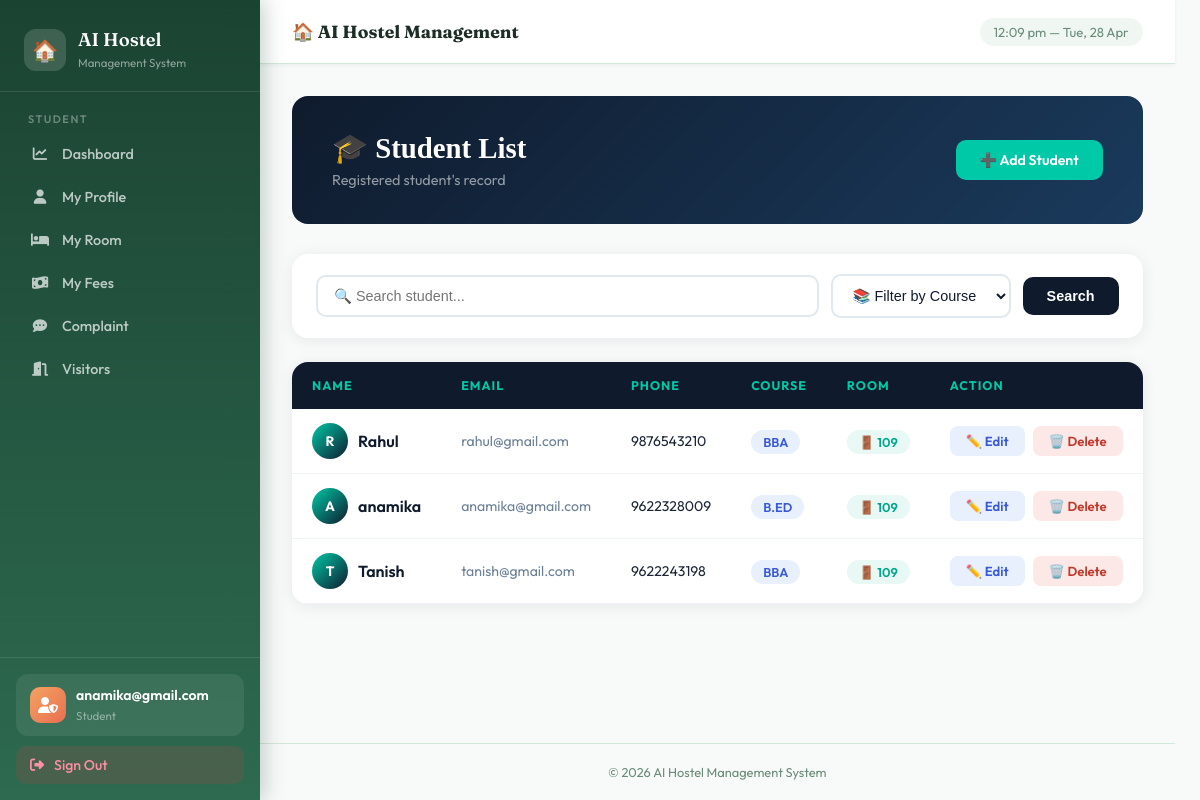
Page /student/ (signed in) on the committed database.
### hostel_app/models.py (models this page shows, shortened)
class Student(models.Model):
    user = models.OneToOneField(User, on_delete=models.CASCADE, null=True, blank=True)
    name = models.CharField(max_length=100)
    email = models.EmailField(unique=True)
    phone = models.CharField(max_length=15)
    course = models.CharField(max_length=100)
    room_number = models.IntegerField(null=True, blank=True)

### hostel_app/views.py (the view)
# urls.py: path('student/', views.student_list, name='student_list'),
@login_required(login_url='login')
def student_list(request):
    query = request.GET.get('q')
    course = request.GET.get('course')
    students = Student.objects.all()
    if query:
        students = students.filter(name__icontains=query)
    if course:
        students = students.filter(course__icontains=course)
    return render(request, 'hostel_app/student_list.html', {'students': students})

### hostel_app/templates/hostel_app/student_list.html (shortened to what this page needs)
{% extends 'hostel_app/base.html' %}
{% block content %}
<div style="
    background: linear-gradient(135deg, #0f1b2d 0%, #1a3a5c 100%);
    border-radius: 16px;
    padding: 35px 40px;
    margin-bottom: 30px;
    display:flex;
    align-items:center;
    justify-content:space-between;
">
    <div>
        <h2 style="font-family:'Playfair Display',serif; color:white; font-size:1.8rem; margin-bottom:6px;">🎓 Student List</h2>
        <p style="color:rgba(255,255,255,0.55); font-size:0.9rem;">Registered student's record</p>
    </div>
    <a href="/add-student/" style="
        padding:11px 24px;
        background:#00c9a7;
        color:white;
        text-decoration:none;
        border-radius:10px;
        font-size:0.88rem;
        font-weight:600;
    ">➕ Add Student</a>
</div>
<form method="GET">
<div style="
    background:white;
    border-radius:16px;
    padding:20px 24px;
    box-shadow:0 2px 16px rgba(15,27,45,0.08);
    margin-bottom:24px;
    display:flex;
    gap:12px;
    flex-wrap:wrap;
    align-items:center;
">
    <input type="text" name="q" placeholder="🔍 Search student..."
        style="
            flex:1; min-width:180px;
            padding:11px 16px;
            border:2px solid #e0e8f0;
            border-radius:10px;
            font-size:0.9rem;
            font-family:'DM Sans',sans-serif;
            color:#0f1b2d;
            outline:none;
        ">
    <select name="course" style="
        padding:11px 16px;
        border:2px solid #e0e8f0;
        border-radius:10px;
        font-size:0.9rem;
        font-family:'DM Sans',sans-serif;
        color:#0f1b2d;
        outline:none;
        background:white;
    ">
        <option value="">📚 Filter by Course</option>
    </select>
    <button type="submit" style="
        padding:11px 24px;
        background:#0f1b2d;
        color:white;
        border:none;
        border-radius:10px;
        font-size:0.9rem;
        font-weight:600;
        cursor:pointer;
        font-family:'DM Sans',sans-serif;
    ">Search</button>
</div>
</form>
<div style="
    background:white;
    border-radius:16px;
    overflow:hidden;
    box-shadow:0 2px 16px rgba(15,27,45,0.08);
">
    <table style="width:100%; border-collapse:collapse;">
        <thead>
            <tr style="background:#0f1b2d;">
                <th style="padding:16px 20px; text-align:left; color:#00c9a7; font-size:0.78rem; text-transform:uppercase; letter-spacing:1px;">Name</th>
                <th style="padding:16px 20px; text-align:left; color:#00c9a7; font-size:0.78rem; text-transform:uppercase; letter-spacing:1px;">Email</th>
                <th style="padding:16px 20px; text-align:left; color:#00c9a7; font-size:0.78rem; text-transform:uppercase; letter-spacing:1px;">Phone</th>
                <th style="padding:16px 20px; text-align:left; color:#00c9a7; font-size:0.78rem; text-transform:uppercase; letter-spacing:1px;">Course</th>
                <th style="padding:16px 20px; text-align:left; color:#00c9a7; font-size:0.78rem; text-transform:uppercase; letter-spacing:1px;">Room</th>
                <th style="padding:16px 20px; text-align:left; color:#00c9a7; font-size:0.78rem; text-transform:uppercase; letter-spacing:1px;">Action</th>
            </tr>
        </thead>
        <tbody>
            {% for student in students %}
            <tr style="border-bottom:1px solid #f0f4f8;"
                onmouseover="this.style.background='#f8fbff'"
                onmouseout="this.style.background='white'">
                <td style="padding:14px 20px;">
                    <div style="display:flex; align-items:center; gap:10px;">
                        <div style="
                            width:36px; height:36px;
                            background:linear-gradient(135deg,#00c9a7,#0f1b2d);
                            border-radius:50%;
                            display:flex; align-items:center; justify-content:center;
                            color:white; font-weight:700; font-size:0.85rem;
                            flex-shrink:0;
                        ">
                            {{ student.name|slice:":1"|upper }}
                        </div>
                        <span style="font-weight:600; color:#0f1b2d;">{{ student.name }}</span>
                    </div>
                </td>
                <td style="padding:14px 20px; color:#6b7f96; font-size:0.88rem;">{{ student.email }}</td>
                <td style="padding:14px 20px; color:#1a2636; font-size:0.88rem;">{{ student.phone }}</td>
                <td style="padding:14px 20px;">
                    <span style="background:#e8f0fe; color:#3a5bd9; padding:4px 12px; border-radius:20px; font-size:0.8rem; font-weight:600;">
                        {{ student.course }}
                    </span>
                </td>
                <td style="padding:14px 20px;">
                    <span style="background:#e8f8f5; color:#00a68a; padding:4px 12px; border-radius:20px; font-size:0.8rem; font-weight:600;">
                        🚪 {{ student.room_number }}
                    </span>
                </td>
                <td style="padding:14px 20px;">
                    <div style="display:flex; gap:8px;">
                        <a href="/edit_student/{{ student.id }}/" style="
                            padding:7px 16px;
                            background:#e8f0fe;
                            color:#3a5bd9;
                            text-decoration:none;
                            border-radius:8px;
                            font-size:0.82rem;
                            font-weight:600;
                        ">✏️ Edit</a>
                        <a href="/delete_student/{{ student.id }}/" style="
                            padding:7px 16px;
                            background:#fde8e8;
                            color:#c0392b;
                            text-decoration:none;
                            border-radius:8px;
                            font-size:0.82rem;
                            font-weight:600;
                        ">🗑️ Delete</a>
                    </div>
                </td>
            </tr>
            {% endfor %}
        </tbody>
    </table>
</div>
{% endblock %}

### hostel_app/templates/hostel_app/base.html (shortened to what this page needs)
<!DOCTYPE html>
<html lang="en">
<head>
<link href="https://cdnjs.cloudflare.com/ajax/libs/font-awesome/6.5.0/css/all.min.css" rel="stylesheet">
</head>
<body>
<div style="display:flex;">
<aside class="sidebar">
<div class="sidebar-brand">
<div class="logo">
<div class="logo-icon">🏠</div>
<div>
<h2>AI Hostel</h2>
<span>Management System</span>
</div>
</div>
</div>
<nav class="sidebar-nav">
{% if request.user.is_staff %}
<div class="nav-section">
<div class="nav-section-title">Main</div>
<a href="/"><i class="fas fa-house"></i> Home</a>
<a href="/dashboard/"><i class="fas fa-chart-line"></i> Dashboard</a>
</div>
<div class="nav-section">
<div class="nav-section-title">Management</div>
<a href="/add-student/"><i class="fas fa-user-plus"></i> Add Student</a>
<a href="/students/"><i class="fas fa-users"></i> Students</a>
<a href="/rooms/"><i class="fas fa-bed"></i> Rooms</a>
<a href="/fees/"><i class="fas fa-money-bill-wave"></i> Fees</a>
</div>
<div class="nav-section">
<div class="nav-section-title">Support</div>
<a href="/complaint/"><i class="fas fa-comment-dots"></i> Complaints</a>
<a href="/visitor/"><i class="fas fa-door-open"></i> Visitors</a>
</div>
{% else %}
<div class="nav-section">
<div class="nav-section-title">Student</div>
<a href="{% url 'student_dashboard' %}">
<i class="fas fa-chart-line"></i> Dashboard
</a>
<a href="{% url 'student_profile' %}">
<i class="fas fa-user"></i> My Profile
</a>
<a href="{% url 'my_room' %}">
<i class="fas fa-bed"></i> My Room
</a>
<a href="{% url 'my_fees' %}">
<i class="fas fa-money-bill-wave"></i> My Fees
</a>
<a href="{% url 'student_complaint' %}">
<i class="fas fa-comment-dots"></i> Complaint
</a>
<a href="{% url 'visitor_request' %}">
<i class="fas fa-door-open"></i> Visitors
</a>
</div>
{% endif %}
</nav>
<div class="sidebar-bottom">
<div class="admin-badge">
<div class="admin-avatar">
<i class="fas fa-user-shield"></i>
</div>
<div class="admin-info">
<h4>{{ request.user.username|default:"User" }}</h4>
<span>
{% if request.user.is_staff %}
Administrator
{% else %}
Student
{% endif %}
</span>
</div>
</div>
<a href="{% url 'logout' %}" class="logout-btn">
<i class="fas fa-sign-out-alt"></i>
Sign Out
</a>
</div>
</aside>
<div class="main-content">
<div class="topbar">
<h3>🏠 AI Hostel Management</h3>
<div class="topbar-time" id="topbar-time"></div>
</div>
<div class="page-content">
{% block content %}{% endblock %}
</div>
<div class="footer">
© 2026 AI Hostel Management System
</div>
</div>
</div>
</body>
</html>

### hostel_app/templates/hostel_app/base.html (style rules this page uses)
:root { --primary:#2d6a4f; --primary-light:#52b788; --primary-pale:#d8f3dc; --accent:#f4a261; --accent-dark:#e76f51; --bg:#f8faf9; --surface:#ffffff; --surface2:#f0f7f2; --text:#1b2d25; --text-muted:#6b8c78; --border:#d4e8da; --danger:#e63946; --shadow-sm:0 1px 4px rgba(45,106,79,0.08); --radius:14px; --radius-sm:8px; }
* { margin:0;padding:0;box-sizing:border-box; }
body { font-family:'Outfit',sans-serif; background:var(--bg); min-height:100vh; color:var(--text); }
.sidebar { width:260px; background:linear-gradient(180deg,#1b4332 0%,#2d6a4f 100%); min-height:100vh; position:fixed; left:0; top:0; z-index:100; display:flex; flex-direction:column; box-shadow:4px 0 20px rgba(27,67,50,0.25); }
.sidebar-brand { padding:28px 24px 20px; border-bottom:1px solid rgba(255,255,255,0.1); }
.logo { display:flex; align-items:center; gap:12px; }
.logo-icon { width:42px; height:42px; background:rgba(255,255,255,0.15); border-radius:12px; display:flex; align-items:center; justify-content:center; font-size:1.3rem; }
.sidebar-brand h2 { font-family:'Fraunces',serif; color:white; font-size:1.15rem; font-weight:600; }
.sidebar-brand span { font-size:0.72rem; color:rgba(255,255,255,0.5); }
.sidebar-nav { flex:1; padding:20px 16px; overflow-y:auto; }
.nav-section { margin-bottom:24px; }
.nav-section-title { font-size:0.68rem; text-transform:uppercase; letter-spacing:1.5px; color:rgba(255,255,255,0.35); font-weight:600; padding:0 12px; margin-bottom:8px; }
.sidebar-nav a { display:flex; align-items:center; gap:12px; padding:11px 14px; color:rgba(255,255,255,0.7); text-decoration:none; border-radius:10px; font-size:0.9rem; font-weight:500; transition:all 0.2s; margin-bottom:3px; }
.sidebar-nav a i { width:20px; text-align:center; font-size:0.9rem; }
.sidebar-bottom { padding:16px; border-top:1px solid rgba(255,255,255,0.1); }
.admin-badge { display:flex; align-items:center; gap:10px; padding:12px 14px; background:rgba(255,255,255,0.08); border-radius:12px; margin-bottom:10px; }
.admin-avatar { width:36px; height:36px; background:linear-gradient(135deg,var(--accent),var(--accent-dark)); border-radius:10px; display:flex; align-items:center; justify-content:center; color:white; font-size:1rem; }
.admin-info h4 { color:white; font-size:0.88rem; font-weight:600; }
.admin-info span { color:rgba(255,255,255,0.45); font-size:0.72rem; }
.logout-btn { display:flex; align-items:center; gap:10px; width:100%; padding:10px 14px; background:rgba(230,57,70,0.15); color:#ff8fa3; border:none; border-radius:10px; font-family:'Outfit',sans-serif; font-size:0.88rem; font-weight:500; cursor:pointer; text-decoration:none; transition:background 0.2s; }
.main-content { margin-left:260px; min-height:100vh; display:flex; flex-direction:column; }
.topbar { background:white; padding:0 32px; height:64px; display:flex; align-items:center; justify-content:space-between; border-bottom:1px solid var(--border); box-shadow:var(--shadow-sm); position:sticky; top:0; z-index:50; }
.topbar h3 { font-family:'Fraunces',serif; font-size:1.1rem; color:var(--text); }
.topbar-time { font-size:0.82rem; color:var(--text-muted); background:var(--surface2); padding:6px 14px; border-radius:20px; }
.page-content { padding:32px; flex:1; }
.footer { text-align:center; padding:20px; color:var(--text-muted); font-size:0.8rem; border-top:1px solid var(--border); }

### rows in the picture
Student: name "R", name "Rahul", email "rahul@gmail.com", phone "9876543210", course "BBA", room_number "109"
Student: name "A", name "anamika", email "anamika@gmail.com", phone "9622328009", course "B.ED", room_number "109"
Student: name "T", name "Tanish", email "tanish@gmail.com", phone "9622243198", course "BBA", room_number "109"

### other values in the picture
{{ request.user.username|default:"User" }} "anamika@gmail.com"
